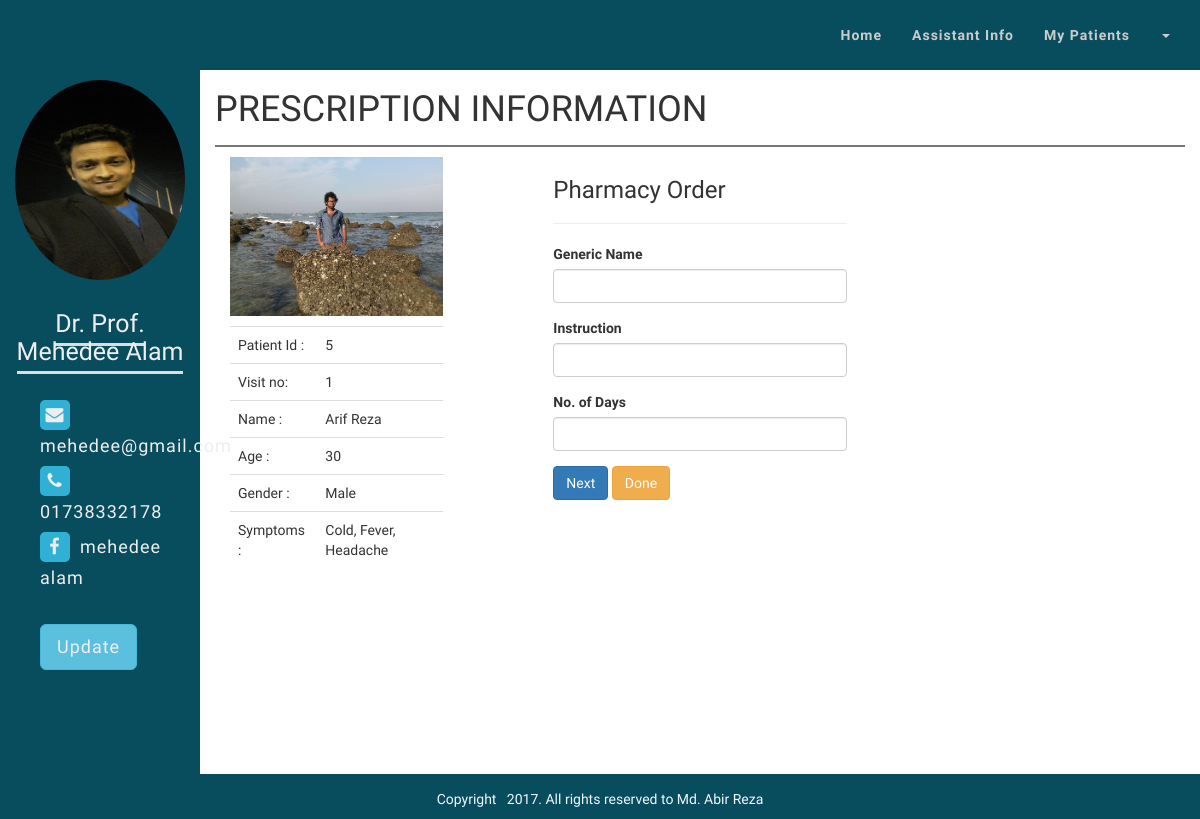
/doctor/prescription.php?p_id=5 (signed in), run on the app's committed database.
### tables this page shows
CREATE TABLE `doctor` (
  `id` int(11) NOT NULL,
  `name` varchar(255) NOT NULL,
  `email` varchar(255) NOT NULL,
  `password` varchar(255) NOT NULL,
  `phone` varchar(255) NOT NULL,
  `facebook_id` varchar(255) NOT NULL,
  `doctor_image` varchar(255) NOT NULL
);

CREATE TABLE `history` (
  `id` int(11) NOT NULL,
  `visit_no` int(11) NOT NULL,
  `patient_id` int(11) NOT NULL,
  `symptom` text NOT NULL,
  `date` varchar(255) NOT NULL
);

CREATE TABLE `patients` (
  `id` int(11) NOT NULL,
  `first_name` varchar(255) NOT NULL,
  `last_name` varchar(255) NOT NULL,
  `age` int(11) NOT NULL,
  `gender` varchar(255) NOT NULL,
  `email` varchar(255) NOT NULL,
  `password` varchar(255) NOT NULL,
  `phone` varchar(255) NOT NULL,
  `patient_image` text NOT NULL
);

### doctor/prescription.php (the view, shortened to what this page needs)
<?php include "doctor_header.php"?>
<?php include "doctor_menu.php"?>
    <section class="body_content container-fluid">
        <div class="row">
            <div class="col-sm-4 col-md-3 col-lg-2">
                <?php include "left_sidebar.php"?>
            </div>
            <div class="col-sm-8 col-md-9 col-lg-10">
                <div class="history">
                    <h1 class="text-uppercase">Prescription Information</h1>
                    <div class="col-sm-3">
                        <?php
                            if (isset($_GET['p_id'])){
                                $p_id = $_GET['p_id'];
                                $query = "SELECT history.id, history.visit_no, history.patient_id, history.symptom, history.date,";
                                $query .= "patients.id, patients.first_name, patients.last_name, patients.age, patients.gender, patients.patient_image ";
                                $query .= " FROM history LEFT JOIN patients ON history.patient_id = patients.id WHERE patients.id = '{$p_id}'";
                                $select_serial_query = mysqli_query($connection, $query);
                                while($row = mysqli_fetch_assoc($select_serial_query)) {
                                    $visit_no = $row['visit_no'];
                                    $patient_id = $row['patient_id'];
                                    $symptom = $row['symptom'];
                                    $first_name = $row['first_name'];
                                    $last_name = $row['last_name'];
                                    $age = $row['age'];
                                    $gender = $row['gender'];
                                    $patient_image = $row['patient_image'];
                                }
                                    ?>
                                    <p><img src="/pis/patients/images/<?php echo $patient_image ?>" alt="image" class="img-responsive"></p>
                                    <table class="table table-responsive">
                                        <tr>
                                            <td>Patient Id :</td>
                                            <td><?php echo $patient_id;?></td>
                                        </tr>
                                        <tr>
                                            <td> Visit no:</td>
                                            <td><?php echo $visit_no;?></td>
                                        </tr>
                                        <tr>
                                            <td>Name :</td>
                                            <td class="text-capitalize"><?php echo $first_name . " " .$last_name;?></td>
                                        </tr>
                                        <tr>
                                            <td>Age :</td>
                                            <td><?php echo $age?></td>
                                        </tr>
                                        <tr>
                                            <td>Gender :</td>
                                            <td class="text-capitalize"><?php echo $gender?></td>
                                        </tr>
                                        <tr>
                                            <td>Symptoms :</td>
                                            <td class="text-capitalize"><?php echo $symptom; ?></td>
                                        </tr>
                                    </table>
                    </div>
                    <div class="col-sm-1"></div>
                    <div class="col-sm-4">
                        <h3>Pharmacy Order</h3>
                        <hr>
                        <form action="prescription.php?v_id=<?php echo $visit_no?>&p_id=<?php echo $patient_id ?>" method="post" enctype="multipart/form-data">
                            <div class="form-group">
                                <label for="">Generic Name</label>
                                <input type="text" class="form-control"  name="generic_name" required>
                            </div>
                            <div class="form-group">
                                <label for="">Instruction</label>
                                <input type="text" class="form-control"  name="instruction" required>
                            </div>
                            <div class="form-group">
                                <label for="">No. of Days</label>
                                <input type="text" class="form-control"  name="days" required>
                            </div>
                            <div class="form-group">
                                <input type="submit" class="btn btn-primary"  name="submit" value="Next">
                                <a href="print_prescription.php?p_id=<?php echo $patient_id?>" class="btn btn-warning">Done</a>
                            </div>
                        </form>
                    </div>
                    <?php } ?>
                </div>
            </div>
        </div>
    </section>
<?php include "doctor_footer.php"?>

### doctor/doctor_header.php (shortened to what this page needs)
<!DOCTYPE html>
<html lang="en">
<head>
	<link rel="stylesheet" href="../css/bootstrap.min.css" type="text/css">
	<link rel="stylesheet" href="../css/font-awesome.min.css" type="text/css">
	<link rel="stylesheet" href="../css/style.css" type="text/css">
</head>
<body>

### doctor/doctor_menu.php (shortened to what this page needs)
<nav class="navbar navbar-default">
    <div class="container-fluid">
        <div class="collapse navbar-collapse" id=mynav>
            <ul class="nav navbar-nav navbar-right custom-menu">
                <li><a href="index.php">Home</a></li>
                <li><a href="my_assistant.php">Assistant Info</a></li>
                <li><a href="my_patients.php">My Patients</a></li>
                <li class="dropdown">
                    <a href="#" class="dropdown-toggle" data-toggle="dropdown" role="button" aria-haspopup="true" aria-expanded="false">
                        <span class="caret"></span>
                    </a>
                </li>
            </ul>
        </div>
    </div>
</nav>

### doctor/left_sidebar.php (shortened to what this page needs)
<div class="left-sidebar ">
    <div class="widget profile-picture">
        <?php
            $id = $_SESSION['id'];
            $query = "SELECT * FROM doctor WHERE id = {$id}";
            $select_user_query = mysqli_query($connection,$query);
            while($row = mysqli_fetch_assoc($select_user_query)){
                $name = $row['name'];
                $email = $row['email'];
                $phone = $row['phone'];
                $facebook_id = $row['facebook_id'];
                $doctor_image = $row['doctor_image'];
            }
        ?>
        <?php
        echo "<p class='text-center'><img src='images/$doctor_image' class='img-responsive' alt='doctor_image'></p>";
        ?>
        <h3 class="text-capitalize"><span><?php echo $name;?></span></h3>
    </div>
    <div class="widget profile-info">
        <p><a href=""><span><i class="fa fa-envelope"></i></span><?php echo $email;?></a></p>
        <p class="text-capitalize"><span><i class="fa fa-phone"></i></span><?php echo $phone;?></p>
        <p><a href="https://www.facebook.com/nirjhor.abir?ref=br_rs"><span><i class="fa fa-facebook"></i></span><?php echo $facebook_id;?></a></p>
        <br>
        <p class=""><a href='update_doctor.php' class='btn btn-info btn-lg'>Update</a></p>
    </div>
</div>

### doctor/doctor_footer.php (shortened to what this page needs)
    <footer class="container-fluid">
        <div class="row">
            <p class="text-center">Copyright &nbsp; 2017. All rights reserved to Md. Abir Reza</p>
        </div>
    </footer>
</body>
</html>

### css/style.css (style rules this page uses)
body { margin: 0; padding: 0; font-family: 'Oxygen', sans-serif; }
.navbar { margin-bottom: 0; border: none; border-radius: 0; }
.navbar, .navbar-default { background: #084d5e; min-height: 70px; }
.navbar-default .navbar-nav > li > a { color: #ccc; font-weight: bold; letter-spacing: 1px; }
.custom-menu { margin-top: 10px; }
.body_content { min-height: 88vh; }
.left-sidebar { background: #084d5e; min-height: 88vh; color: #eee; margin-left: -15px; margin-right: -15px; }
.widget { padding: 5px 15px; margin: 0 auto; }
.widget img { width: 200px; height: 200px; border-radius: 100%; margin: 0 auto; }
.widget p { margin: 5px 0; line-height: 1.7; letter-spacing: 1px; }
.widget h3 { color: #eee; text-align: center; font-size: 25px; padding: 10px 0; }
.widget h3 span { padding-bottom: 5px; border-bottom: 3px solid #ddd; }
.profile-info p,.serial-id p { margin-left: 25px; font-size: 18px; }
.profile-info p a { color: #eee; }
.profile-info p span { margin-right: 10px; }
.profile-info p span i { background: #31B0D5; width: 30px; height: 30px; text-align: center; line-height: 30px; border-radius: 5px; }
.history h1 { padding-bottom: 15px; border-bottom: 2px solid #777; }
footer { background: #084d5e; padding-top: 15px; color: aliceblue; }

### data on the page
doctor: doctor_image (picture), name "Dr. Prof. Mehedee Alam", email "mehedee@gmail.com", phone "01738332178", facebook "mehedee alam"
history: patient.patient_image (picture), patient "5", visit_no "1", patient.first_name "Arif", patient.last_name "Reza", patient.age "30", patient.gender "Male", symptom "Cold, Fever, Headache"
